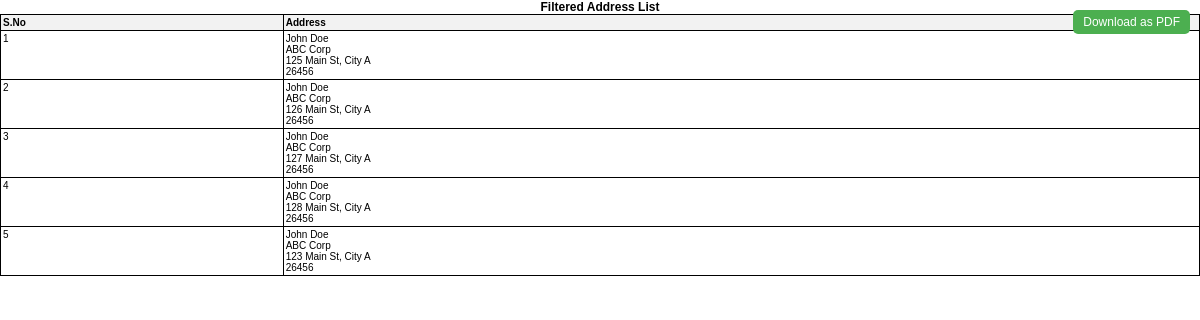
Page /print/ on the committed database.
### myapp/models.py (models this page shows)
class Address(models.Model):
    s_no = models.AutoField(primary_key=True)  # Auto-incrementing serial number
    region = models.CharField(max_length=100)  # Region name
    categories = models.CharField(max_length=100)  # Categories of addresses
    postal_dtdc = models.CharField(max_length=50)  # Postal or DTDC number
    person_name = models.CharField(max_length=100)  # Name of the person
    company_name = models.CharField(max_length=100)  # Company name
    address = models.TextField()  # Full address
    phone_number = models.CharField(max_length=15)  # Phone number
    copies = models.PositiveIntegerField()  # Number of copies
    receiver_name = models.CharField(max_length=100)  # Name of the receiver
    email_id = models.EmailField()  # Email ID

### myapp/views.py (the view)
# urls.py: path('print/', print_address_list, name='print_address_list'),
def print_address_list(request):
    addresses = Address.objects.all()  # Fetch all addresses
    return render(request, 'addresses/print_address_list.html', {'addresses': addresses})

### myapp/templates/addresses/print_address_list.html (shortened to what this page needs)
<!DOCTYPE html>
<html lang="en">
<head>
</head>
<body>
    <a href="{% url 'print_address_list' %}" class="download-button">Download as PDF</a>
    <div class="pdf-container">
        <h1>Filtered Address List</h1>
        <table>
            <thead>
                <tr>
                    <th>S.No</th>
                    <th>Address</th>
                </tr>
            </thead>
            <tbody>
                {% for address in addresses %}
                <tr>
                    <td>{{ forloop.counter }}</td>
                    <td>
                        {{ address.person_name }}<br>
                        {{ address.company_name }}<br>
                        {{ address.address }}<br>
                        {{ address.phone_number }}
                    </td>
                </tr>
                {% endfor %}
            </tbody>
        </table>
    </div>
</body>
</html>

### myapp/templates/addresses/print_address_list.html (style rules this page uses)
body { font-family: Arial, sans-serif; margin: 0; padding: 0; }
h1 { text-align: center; margin: 0; font-size: 12px; }
table { width: 100%; border-collapse: collapse; height: 100%; }
th, td { border: 1px solid black; padding: 2px; text-align: left; font-size: 10px; vertical-align: top; }
th { background-color: #f2f2f2; }
.download-button { position: absolute; top: 10px; right: 10px; padding: 5px 10px; background-color: #4CAF50; color: white; border: none; border-radius: 5px; cursor: pointer; text-decoration: none; font-size: 12px; }

### rows in the picture
Address: person_name "John Doe", company_name "ABC Corp", address "125 Main St, City A", phone_number "26456"
Address: person_name "John Doe", company_name "ABC Corp", address "126 Main St, City A", phone_number "26456"
Address: person_name "John Doe", company_name "ABC Corp", address "127 Main St, City A", phone_number "26456"
Address: person_name "John Doe", company_name "ABC Corp", address "128 Main St, City A", phone_number "26456"
Address: person_name "John Doe", company_name "ABC Corp", address "123 Main St, City A", phone_number "26456"
